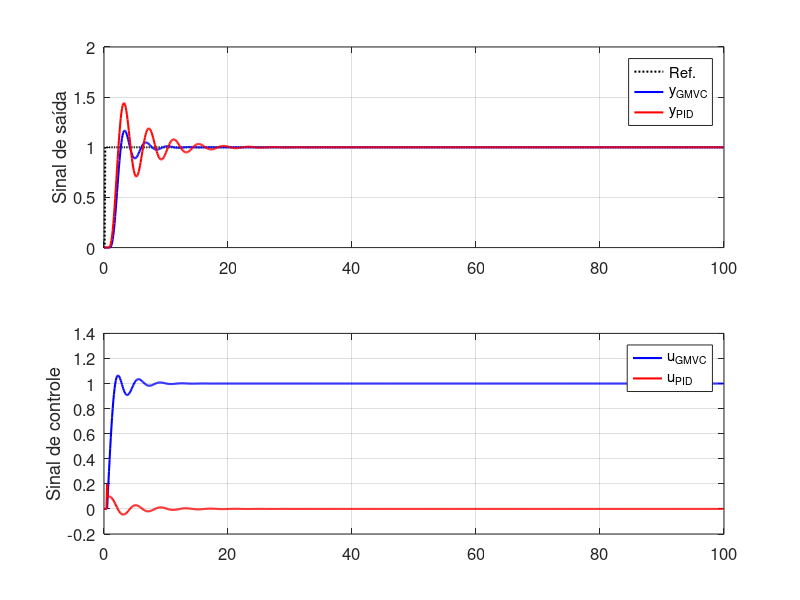

MATLAB code to generate this figure:
%% Atividade 04: 
% Projetar o sistemas GMVC incrementais de ordem mínima 
clear all; close all; clc;

%% Planta b) G(s) = ( 4/(s^{2}+2s+4) )*e^{-0.3s}
Ts = 0.1; % periodo de amostragem (s)
d = round((0.3/Ts) + 1);   % atraso discreto (em amostras)
lambida = 10;

    ks = 1;         % ganho do sistema
    wn = 2;         % frequencia natural (rad/s)
    zeta = 0.5;     % fator de amortecimento

Gs = tf(ks*wn^2, [1  2*zeta*wn   wn^2])
Gz = c2d(Gs,Ts, 'zoh')

Az = Gz.den{1};
    a0 = Az(1); a1 = Az(2); a2 = Az(3);
Bz = Gz.num{1};
    b0 = Bz(2); b1 = Bz(3);

    % Ampliar o modelo para incluir a diferença discreta.
    % Δ = 1-z^-1
    DAz = conv(Az,[1 -1]);
        da0 = DAz(1); da1 = DAz(2); da2 = DAz(3); da3 = DAz(4);

    % Equação Diofantina
        % E(z)= e0 + e1*z^{-1} + e2*z^{-2} + e3*z^{-3}
        % F(z)= f0 + f1*z^{-1} + f2*z^{-2}
    e0 = 1;
    e1 = -da1;
    e2 = -da2-da1*e1;
    e3 = -da3-da2*e1-da1*e2;
    f0 = -da3*e1-da2*e2-da1*e3;
    f1 = -da3*e2-da2*e3;
    f2 = -da3*e3;
    
    % R(z)
    r0 = b0*e0+lambida;
    r1 = b0*e1+b1*e0;
    r2 = b0*e2+b1*e1;
    r3 = b0*e3+b1*e2;
    r4 = b1*e3;

    % Controlador PID
    kp = 0.1;  ki = 0; kd = 0.01;  
    s0 = kp +ki*Ts +kd/Ts;
    s1 = -kp -2*kd/Ts;
    s2 = kd/Ts;

%% Simulação no dominio do tempo
tfinal = 100; % tempo de simulação (em segundos)
N = round( tfinal/Ts );
t = 0:Ts:N*Ts-Ts;

    % Sinal de referencia
    ref(1:N) = 0; ref(3:N) = 1;
    % ref(1:5)=0;
    % ref(6: round( N/3 ))=1;
    % ref(1+round( N/3 ): round(2*N/3) )=2.5;
    % ref(1+round( 2*N/3 ): N )= 4;

    % Perturbação de carga
    v1 = zeros(1,N); v1(round(N/3):round(2*N/3)) = 0*0.5;

    % Ruído sensor
    v2 = 0*wgn(1,N,1e-4,'linear');

    % Ruído de processo
    w = 0*wgn(1,N,1e-6,'linear');

    % Condições iniciais
    y(1:5) = 0; u(1:5) = 0; du(1:5) = 0; dw(1:5) = 0;
    y_pid(1:5) = 0; u_pid(1:5) = 0; e(1:5) = 0;

for k = 6:N

    % Variação do ruído de processo
    dw(k) = w(k) - w(k-1);

    % Modelo da planta
    y(k) = (1/da0)*( -da1*y(k-1)-da2*y(k-2)-da3*y(k-3)+b0*du(k-4)+b1*du(k-5)+dw(k) ...
                     +v1(k)+da1*v1(k-1)+da2*v1(k-2)+da3*v1(k-3) ...
                     +v2(k)+da1*v2(k-1)+da2*v2(k-2) );

    y_pid(k) = (1/da0)*( -da1*y_pid(k-1)-da2*y_pid(k-2)-da3*y_pid(k-3)+b0*u_pid(k-4)+b1*u_pid(k-5)+dw(k) ...
                     +v1(k)+da1*v1(k-1)+da2*v1(k-2)+da3*v1(k-3) ...
                     +v2(k)+da1*v2(k-1)+da2*v2(k-2) );

    % Controlador GMVC incremental de ordem mínima
    du(k) = (1/r0)*( -r1*du(k-1)-r2*du(k-2)-r3*du(k-3)-r4*du(k-4)+ref(k-4)-f0*y(k)-f1*y(k-1)-f2*y(k-2) ); 
    u(k) = u(k-1) +du(k);

    % Cotrolador PID
    e(k) = ref(k) - y_pid(k);
    u_pid(k) = u_pid(k-1) + s0*e(k) +s1*e(k-1) + s2*e(k-2);
end

% Plot
figure;
subplot(211)
plot(t,ref,':k','LineWidth',1.5); hold on
plot(t,y,'b','LineWidth',1.5);
plot(t,y_pid,'r','LineWidth',1.5);
ylabel('Sinal de saída','FontSize',14);
legend('Ref.','y_{GMVC}', 'y_{PID}','FontSize',12);
set(gca,'FontSize',12);
grid on

subplot(212)
plot(t,u,'b','LineWidth',1.5); hold on
plot(t,u_pid,'r','LineWidth',1.5);
ylabel('Sinal de controle','FontSize',14);
legend('u_{GMVC}', 'u_{PID}','FontSize',12);
set(gca,'FontSize',12);
grid on

%% Análise dos índices ISE e ISU

    % Integral of Squared Error (ISE)
        % ISE pequeno = controle agressivo
    ISE = sum((ref - y).^2)
    
    % Integral of Squared Control Increment (ISU)
        % ISU pequeno = controle conservador
    ISU = sum(du.^2)

%% Análise das variâncias
    
    % Variância da saida
    var_y = var(y)
    % Variância do sinal de controle
    var_u = var(u)
    % Variância do erro
    var_e = var((ref - y))
